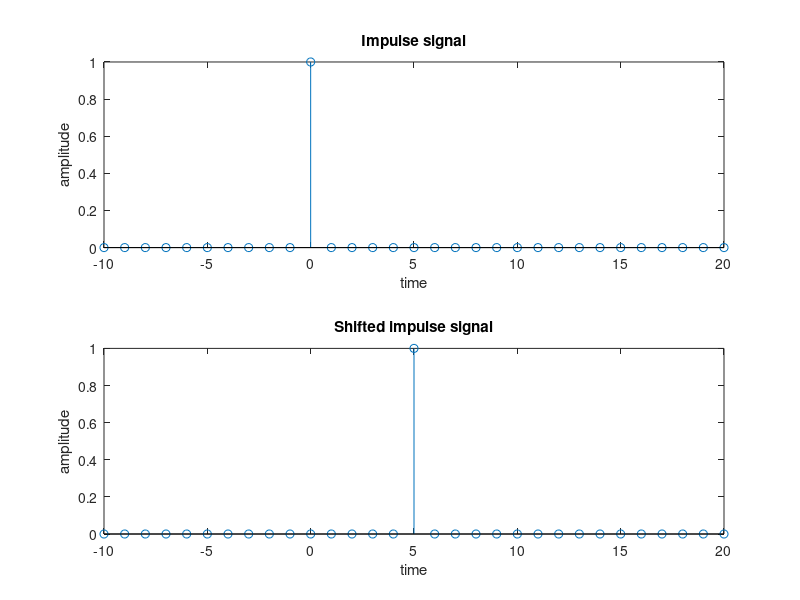

The MATLAB source for this figure:
%IMPULSE SIGNAL

clc;
clear all;
close all;
n=-10:20;
k=input('enter the number');
x=[zeros(1,10) 1 zeros(1,20)];
subplot(2,1,1);
stem(n,x);
xlabel('time');
ylabel('amplitude');
title('Impulse signal');
y=[zeros(1,10+k) 1 zeros(1,20-k)];
subplot(2,1,2);
stem(n,y);
xlabel('time');
ylabel('amplitude');
title('Shifted impulse signal');

